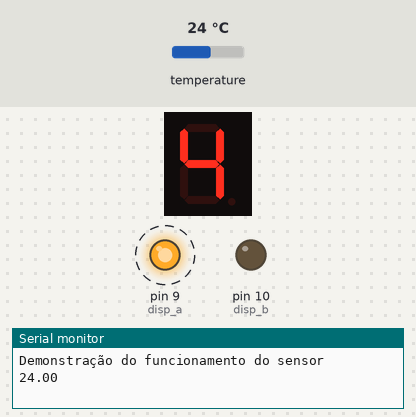
Simulated run of this sketch. Board: Arduino Uno, built with avr-gcc and run on an emulated ATmega328P. Shown: 1-digit seven-segment display, output pins drawn as LEDs (lit = HIGH), the last lines printed to the serial monitor. Wiring (inferred from the names in the program): 1-digit 7-segment display, segments lit when HIGH: segments pin 2, pin 3, pin 4, pin 5, pin 6, pin 7, pin 8. Dashed ring = blinking. The test bench sets the inputs (shaded band); at power-on: temperature 24 °C. The segment pins are drawn as the display they are named for; pins used as bus, display or sensor lines are not drawn.

Above: at 1.5 s.
1.6 s: temperature set to 12 °C
At 3.7 s:
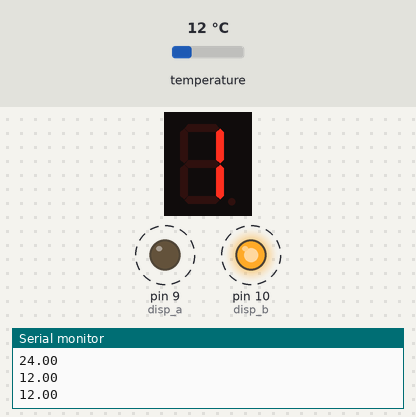
5.1 s: temperature set to 19 °C
At 6.0 s:
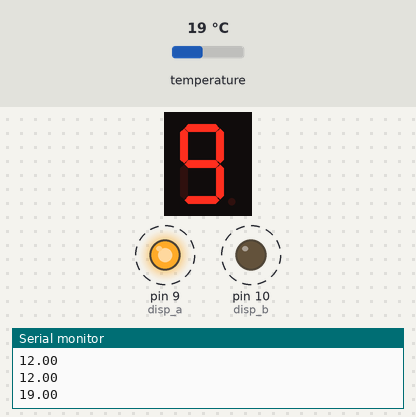
7.7 s: temperature set to 28 °C
At 8.4 s:
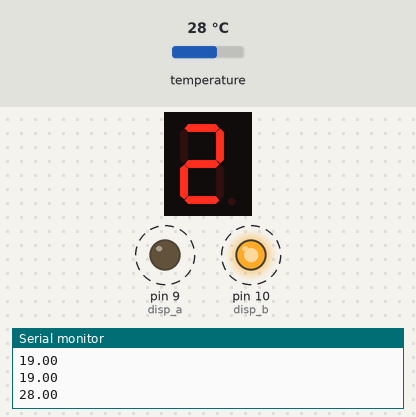
Timing chart, 0 to 16.8 s (numbered marks = the images above; inputs shaded):
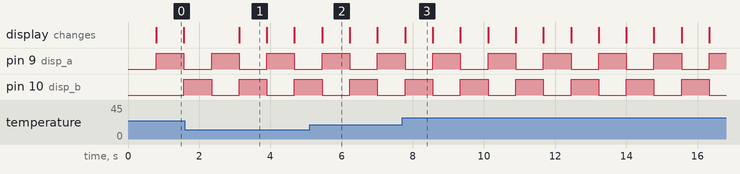

The sketch:

experimentoSeis.ino
```cpp
#include <OneWire.h>
#include <DallasTemperature.h>

//defines do display de sete seguimentos
#define seg_a  2
#define seg_b  3
#define seg_c  4
#define seg_d  5
#define seg_e  6
#define seg_f  7
#define seg_g  8
#define disp_a 9
#define disp_b 10

//segmentos a b c d e f g
int displayset[10][7]={{1,1,1,1,1,1,0}, //0
                       {0,1,1,0,0,0,0}, //1
                       {1,1,0,1,1,0,1}, //2
                       {1,1,1,1,0,0,1}, //3
                       {0,1,1,0,0,1,1}, //4
                       {1,0,1,1,0,1,1}, //5
                       {1,0,1,1,1,1,1}, //6
                       {1,1,1,0,0,0,0}, //7
                       {1,1,1,1,1,1,1}, //8
                       {1,1,1,1,0,1,1}  //9
                      };

void displaysete(void);
int dezena  = 0;
int unidade = 0;
int estado_displaysete=1;

#define dados 14
#define led 7

#define alarme 30

OneWire oneWire(dados);

DallasTemperature sensors(&oneWire);

void setup(void){

  pinMode(seg_a,  OUTPUT);
  pinMode(seg_b,  OUTPUT);
  pinMode(seg_c,  OUTPUT);
  pinMode(seg_d,  OUTPUT);
  pinMode(seg_e,  OUTPUT);
  pinMode(seg_f,  OUTPUT);
  pinMode(seg_g,  OUTPUT);
  pinMode(disp_a, OUTPUT);
  pinMode(disp_b, OUTPUT);
  pinMode(A1, INPUT);
  pinMode(led, OUTPUT);

  Serial.begin(115200);
  Serial.println("Demonstração do funcionamento do sensor");
  sensors.begin();
}

int incomingByte = 0;
int count_disp=0;
unsigned long tempo_atual, tempo_anterior = 0;
int pot;
int temp;

void loop(void){
 // Serial.print(" Requerimento de temperatura...");
  sensors.requestTemperatures();
 // Serial.println("Pronto");
  //Serial.print("A temperatura é: ");
  Serial.println(sensors.getTempCByIndex(0));
  temp = sensors.getTempCByIndex(0);
  //Serial.println(temp);
  dezena = temp/10;
  unidade = temp%10;
  displaysete();
  /*delay(10);

  Serial.print(" Requerimento de temperatura...");
  sensors.requestTemperatures();
  Serial.println("Pronto");
  Serial.print("A temperatura é: ");
  Serial.print(sensors.getTempCByIndex(0));
  if(sensors.getTempCByIndex(0) > alarme){
    digitalWrite(led, HIGH);
  } else{
    digitalWrite(led, LOW);
  }*/
}

void displaysete(void) {

  switch(estado_displaysete) {
    case 1:
      digitalWrite(disp_a, HIGH);
      digitalWrite(seg_a, displayset[unidade][0]);
      digitalWrite(seg_b, displayset[unidade][1]);
      digitalWrite(seg_c, displayset[unidade][2]);
      digitalWrite(seg_d, displayset[unidade][3]);
      digitalWrite(seg_e, displayset[unidade][4]);
      digitalWrite(seg_f, displayset[unidade][5]);
      digitalWrite(seg_g, displayset[unidade][6]);
      digitalWrite(disp_b, LOW);
      estado_displaysete=2;
      break;

    case 2:
      digitalWrite(disp_b, HIGH);
      digitalWrite(seg_a, displayset[dezena][0]);
      digitalWrite(seg_b, displayset[dezena][1]);
      digitalWrite(seg_c, displayset[dezena][2]);
      digitalWrite(seg_d, displayset[dezena][3]);
      digitalWrite(seg_e, displayset[dezena][4]);
      digitalWrite(seg_f, displayset[dezena][5]);
      digitalWrite(seg_g, displayset[dezena][6]);
      digitalWrite(disp_a, LOW);
      estado_displaysete=1;
      break;
  }
}
```

Measured:
- after the input at 1.6 s, the display: changes after 1.5 s (image 1)
- after the input at 5.1 s, the display: changes after 0.35 s (image 2)
- after the input at 7.7 s, the display: changes after 0.08 s (image 3)
- by itself, pin 9 (disp_a), pin 10 (disp_b): alternates HIGH for 0.78 s and LOW for 0.78 s
- what the display in image 0 shows lasts 0.8 s, from 0.8 s to 1.6 s
